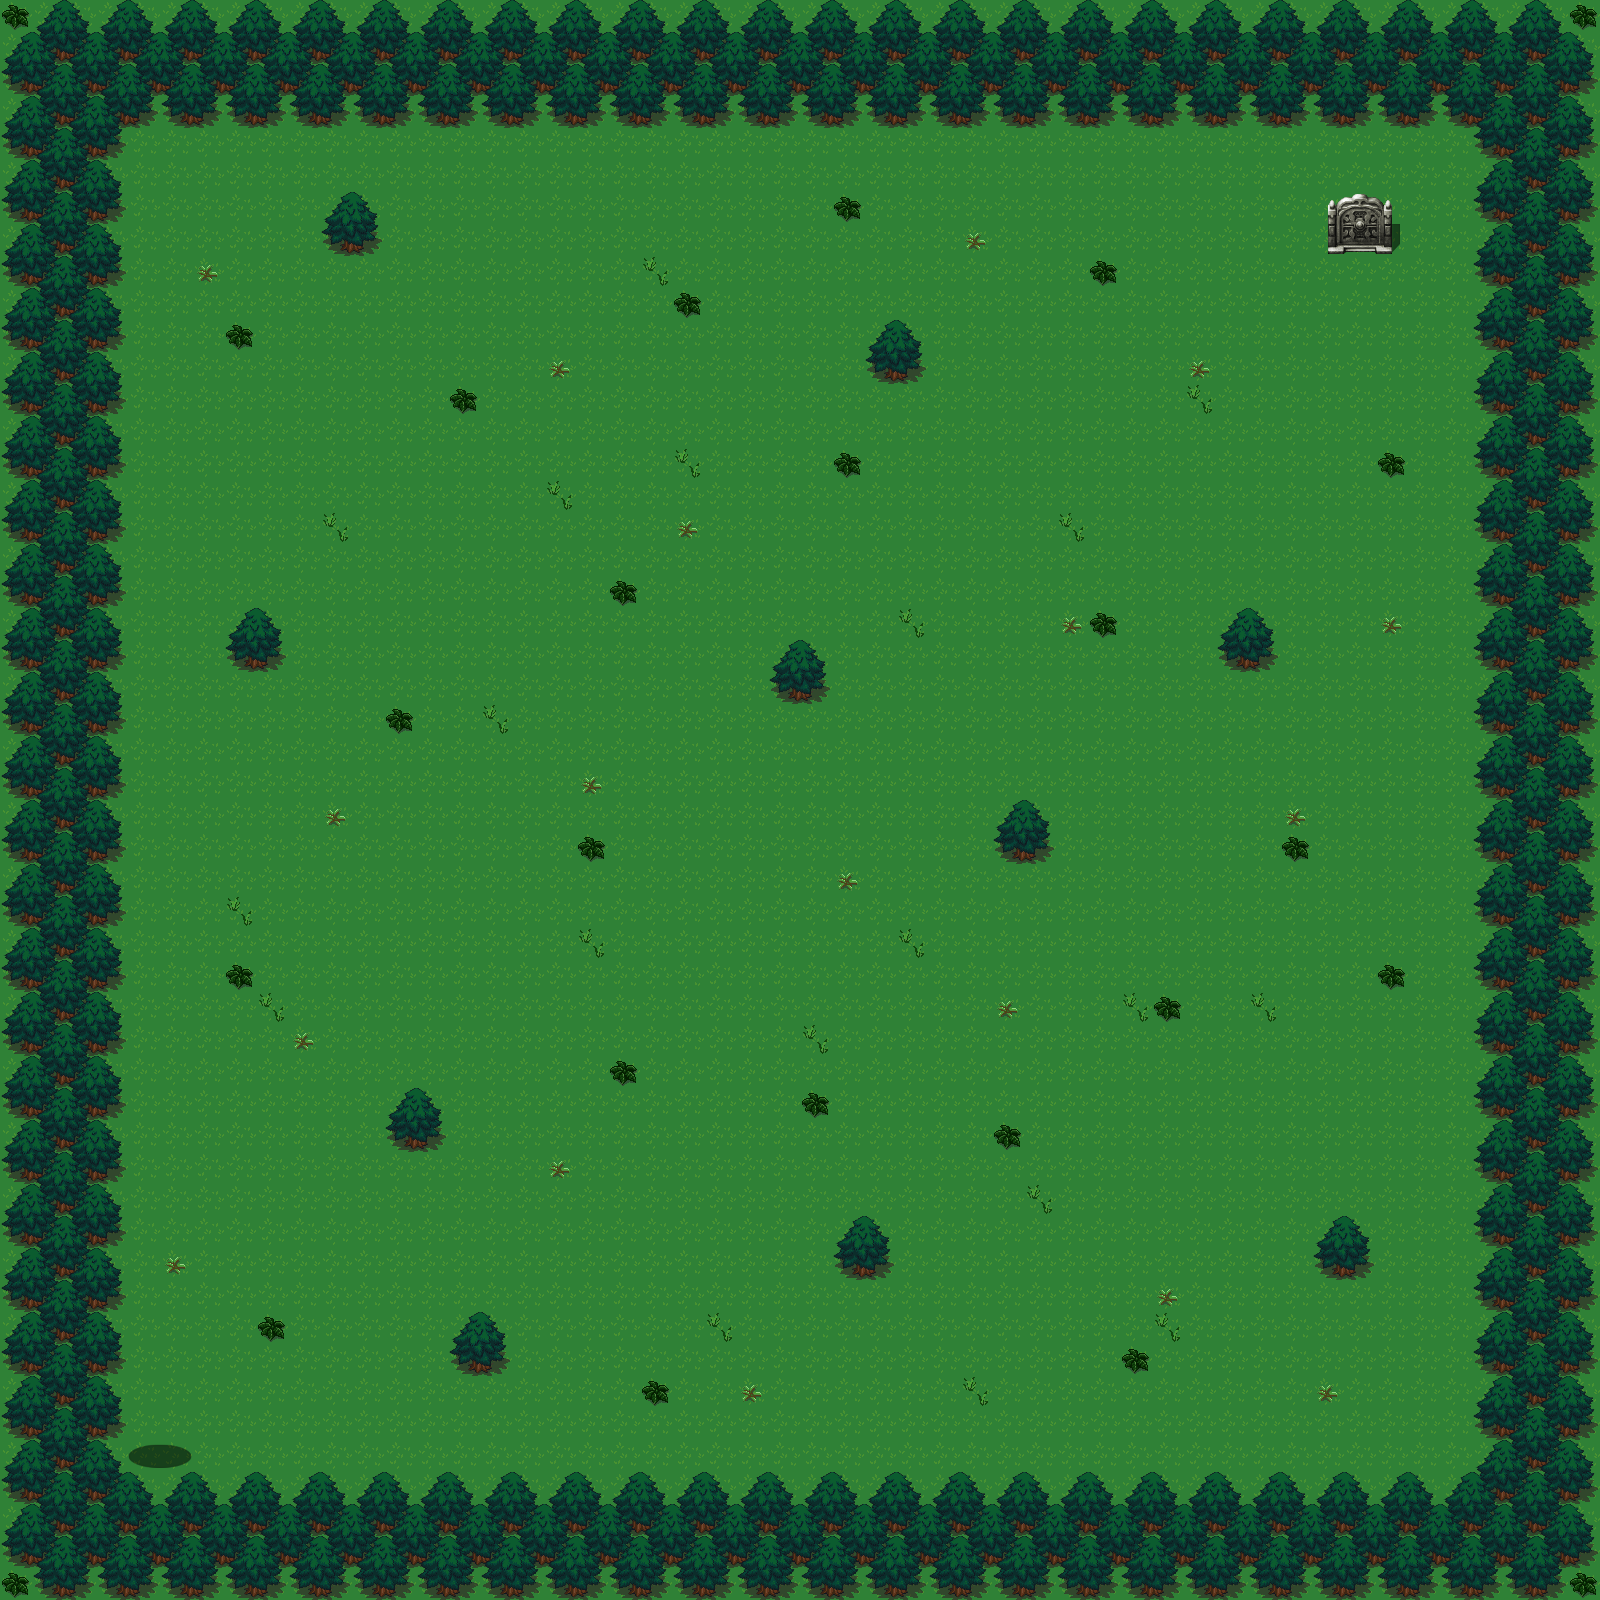

Below is a game level as drawn by its tile map, then a one-line description and the .tmx that defines it (tile-layer data replaced by summaries):
An orthogonal 50x50 tile map with 32x32 px tiles, 2 tile layers (Tile Layer 1, Tile Layer 2), 1 hidden layer not drawn, 6 tilesets.

<map version="1.0" orientation="orthogonal" renderorder="right-down" width="50" height="50" tilewidth="32" tileheight="32" nextobjectid="1">
 <tileset firstgid="1" name="forest_tiles" tilewidth="32" tileheight="32" tilecount="256" columns="16">
  <image source="forest_tiles.png" width="512" height="512" />
  <tile id="80">
   <properties>
    <property name="SpawnLimit" type="int" value="1" />
    <property name="SpawnRate" type="int" value="1000" />
    <property name="SpawnTrigger" value="Area0" />
    <property name="position1" value="" />
   </properties>
  </tile>
  <tile id="96">
   <properties>
    <property name="blocked" type="int" value="0" />
   </properties>
  </tile>
  <tile id="97">
   <properties>
    <property name="blocked" type="int" value="0" />
   </properties>
  </tile>
  <tile id="98">
   <properties>
    <property name="blocked" type="int" value="0" />
   </properties>
  </tile>
  <tile id="99">
   <properties>
    <property name="blocked" type="int" value="0" />
   </properties>
  </tile>
  <tile id="112">
   <properties>
    <property name="blocked" type="int" value="0" />
   </properties>
  </tile>
  <tile id="113">
   <properties>
    <property name="blocked" type="int" value="0" />
   </properties>
  </tile>
  <tile id="114">
   <properties>
    <property name="blocked" type="int" value="0" />
   </properties>
  </tile>
  <tile id="115">
   <properties>
    <property name="blocked" type="int" value="0" />
   </properties>
  </tile>
 </tileset>
 <tileset firstgid="257" name="77785TileE" tilewidth="32" tileheight="32" tilecount="256" columns="16">
  <image source="TileSets/77785TileE.png" width="512" height="512" />
 </tileset>
 <tileset firstgid="513" name="World_B" tilewidth="32" tileheight="32" tilecount="256" columns="16">
  <image source="TileSets/World_B.png" width="512" height="512" />
  <tile id="104">
   <properties>
    <property name="blocked" value="" />
   </properties>
  </tile>
  <tile id="105">
   <properties>
    <property name="blocked" value="" />
   </properties>
  </tile>
  <tile id="106">
   <properties>
    <property name="blocked" value="" />
   </properties>
  </tile>
  <tile id="120">
   <properties>
    <property name="blocked" value="" />
   </properties>
  </tile>
  <tile id="121">
   <properties>
    <property name="blocked" value="" />
   </properties>
  </tile>
  <tile id="122">
   <properties>
    <property name="blocked" value="" />
   </properties>
  </tile>
  <tile id="136">
   <properties>
    <property name="blocked" value="" />
   </properties>
  </tile>
  <tile id="137">
   <properties>
    <property name="blocked" value="" />
   </properties>
  </tile>
  <tile id="138">
   <properties>
    <property name="blocked" value="" />
   </properties>
  </tile>
  <tile id="250">
   <properties>
    <property name="goto" value="StartPosition" />
    <property name="portal" value="ForestMiniBoss.tmx" />
   </properties>
  </tile>
  <tile id="251">
   <properties>
    <property name="goto" value="StartPosition" />
    <property name="portal" value="ForestMiniBoss.tmx" />
   </properties>
  </tile>
 </tileset>
 <tileset firstgid="769" name="World_B" tilewidth="32" tileheight="32" tilecount="256" columns="16">
  <image source="TileSets/World_B.png" width="512" height="512" />
  <tile id="250">
   <properties>
    <property name="goto" value="position1" />
    <property name="portal" value="ForestMap!.tmx" />
   </properties>
  </tile>
  <tile id="251">
   <properties>
    <property name="goto" value="position1" />
    <property name="portal" value="ForestMap!.tmx" />
   </properties>
  </tile>
 </tileset>
 <tileset firstgid="1025" name="Dungeon_B" tilewidth="32" tileheight="32" tilecount="256" columns="16">
  <image source="TileSets/Dungeon_B.png" width="512" height="512" />
  <tile id="90">
   <properties>
    <property name="ReplaceWith" value="" />
   </properties>
  </tile>
  <tile id="91">
   <properties>
    <property name="ReplaceWith" value="" />
   </properties>
  </tile>
  <tile id="92">
   <properties>
    <property name="ReplaceWith" value="" />
   </properties>
  </tile>
  <tile id="93">
   <properties>
    <property name="goto" value="StartPosition" />
    <property name="portal" value="Castle.tmx" />
   </properties>
  </tile>
  <tile id="94">
   <properties>
    <property name="goto" value="StartPosition" />
    <property name="portal" value="Castle.tmx" />
   </properties>
  </tile>
  <tile id="95">
   <properties>
    <property name="goto" value="StartPosition" />
    <property name="portal" value="Castle.tmx" />
   </properties>
  </tile>
  <tile id="106">
   <properties>
    <property name="ReplaceWith" value="" />
   </properties>
  </tile>
  <tile id="107">
   <properties>
    <property name="ReplaceWith" value="" />
   </properties>
  </tile>
  <tile id="108">
   <properties>
    <property name="ReplaceWith" value="" />
   </properties>
  </tile>
  <tile id="109">
   <properties>
    <property name="goto" value="StartPosition" />
    <property name="portal" value="Castle.tmx" />
   </properties>
  </tile>
  <tile id="110">
   <properties>
    <property name="goto" value="StartPosition" />
    <property name="portal" value="Castle.tmx" />
   </properties>
  </tile>
  <tile id="111">
   <properties>
    <property name="goto" value="StartPosition" />
    <property name="portal" value="Castle.tmx" />
   </properties>
  </tile>
 </tileset>
 <tileset firstgid="1281" name="chibihikaru-tilea2" tilewidth="32" tileheight="32" tilecount="192" columns="16">
  <image source="TileSets/chibihikaru-tilea2.png" width="512" height="384" />
  <tile id="0">
   <properties>
    <property name="Boss" value="" />
    <property name="SpawnRange" type="int" value="1" />
    <property name="SpawnStart" type="int" value="213" />
    <property name="spawnEnemy" value="Area0" />
    <property name="weapon" value="random" />
    <property name="weaponLvlIncrease" type="int" value="4" />
   </properties>
  </tile>
  <tile id="1">
   <properties>
    <property name="SpawnLimit" type="int" value="1" />
    <property name="SpawnRate" type="int" value="1000" />
    <property name="SpawnTrigger" value="Area0" />
    <property name="StartPosition" value="" />
   </properties>
  </tile>
  <tile id="17">
   <properties>
    <property name="SpawnLimit" type="int" value="1" />
    <property name="SpawnRate" type="int" value="1000" />
    <property name="SpawnTrigger" value="Area0" />
   </properties>
  </tile>
 </tileset>
 <layer name="Tile Layer 1" width="50" height="50">
  <properties>
   <property name="LevelCap" type="int" value="85" />
   <property name="StartingLevel" type="int" value="75" />
  </properties>
  <data>[2500 cells, 2500 non-empty, 1 distinct tile ids]</data>
 </layer>
 <layer name="Tile Layer 2" width="50" height="50">
  <data>[2500 cells, 2500 non-empty, 20 distinct tile ids]</data>
 </layer>
 <layer name="Tile Layer 3" width="50" height="50" visible="0" opacity="0.45">
  <data>[2500 cells, 2500 non-empty, 5 distinct tile ids]</data>
 </layer>
</map>
